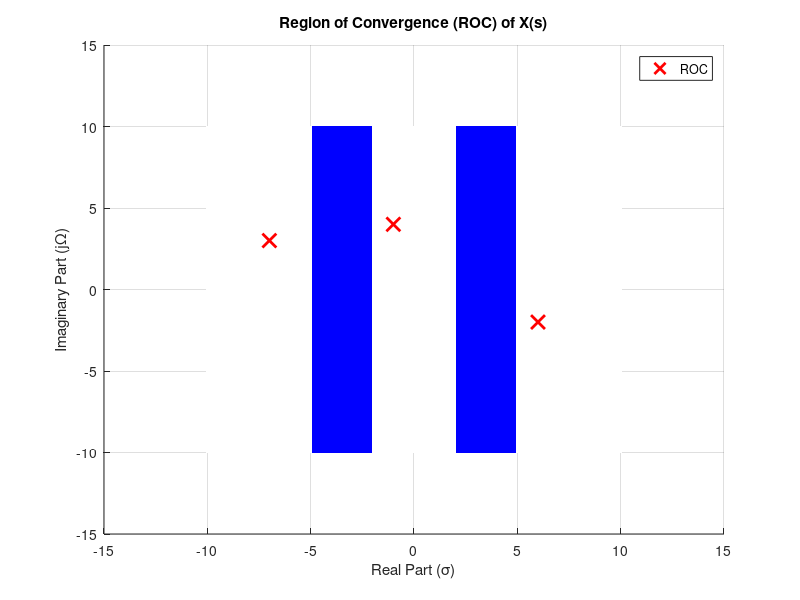

Source code (MATLAB):
% MATLAB script to depict ROC of X(s)

% Define the s-plane grid
sigma = -10:0.1:10; % Real part
omega = -10:0.1:10; % Imaginary part
[Sigma, Omega] = meshgrid(sigma, omega);

% Define the ROC strips (example: ROC between -5 < sigma < -2 and 2 < sigma < 5)
roc1 = (Sigma > -5) & (Sigma < -2);
roc2 = (Sigma > 2) & (Sigma < 5);

% Combine the ROC strips
ROC = roc1 | roc2;

% Plot the ROC
figure;
hold on;
imagesc(sigma, omega, ROC);
colormap([1 1 1; 0 0 1]); % White for outside ROC, Blue for inside ROC
xlabel('Real Part (\sigma)');
ylabel('Imaginary Part (j\Omega)');
title('Region of Convergence (ROC) of X(s)');
axis xy;
grid on;

% Plot the poles (example: no poles in the ROC)
poles = [-7 + 3i, -1 + 4i, 6 - 2i]; % Example poles
plot(real(poles), imag(poles), 'rx', 'MarkerSize', 10, 'LineWidth', 2);

legend('ROC', 'Poles');
hold off;
